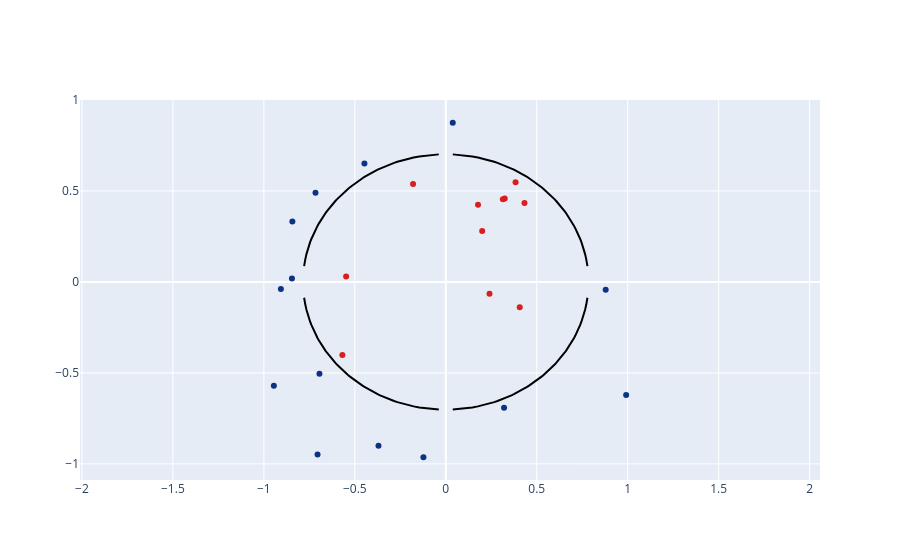

Write notebook code for a chart like this one.
### Markdown cell above
he line in this image is the *decision boundary*, such that things on one side are in the black set, and things on the other are in the yellow set.  Of course, it's linear.  If we were to move every point on that line back to the original data set, though, it wouldn't be.  By that, I mean that every point on that line in $(x^2,y^2)$ space, maps to (actually 4) points in the original space: $(\sqrt{x^2},\sqrt{y^2}),(-\sqrt{x^2},\sqrt{y^2}),(\sqrt{x^2},-\sqrt{y^2}),(-\sqrt{x^2},-\sqrt{y^2})$.  That looks like this:

### Code cell
import numpy as np
import plotly.graph_objects as go

# 1. Filter for valid points in the squared space
# The line is in x^2, y^2 space, so values must be >= 0 to map back to real x, y
valid_mask = (x_line >= 0) & (y_line >= 0)
x_sq_valid = x_line[valid_mask]
y_sq_valid = y_line[valid_mask]

# 2. Transform back to linear space (take square roots)
x_root = np.sqrt(x_sq_valid)
y_root = np.sqrt(y_sq_valid)

# 3. Create the 4 quadrants of the circle/ellipse
# Quadrant 1: (+x, +y)
q1_x, q1_y = x_root, y_root
# Quadrant 2: (-x, +y)
q2_x, q2_y = -x_root, y_root
# Quadrant 3: (-x, -y)
q3_x, q3_y = -x_root, -y_root
# Quadrant 4: (+x, -y)
q4_x, q4_y = x_root, -y_root

# 4. Plot the resulting shape
fig = go.Figure()

# Helper to add trace efficiently
def add_quadrant(fig, x, y, name):
    fig.add_trace(go.Scatter(
        x=x, y=y, 
        mode='lines', 
        line=dict(color='black', width=2),
        showlegend=False,
        name=name
    ))

add_quadrant(fig, q1_x, q1_y, "Q1")
add_quadrant(fig, q2_x, q2_y, "Q2")
add_quadrant(fig, q3_x, q3_y, "Q3")
add_quadrant(fig, q4_x, q4_y, "Q4")

fig.add_trace(go.Scatter(
    x=X[:, 0], 
    y=X[:, 1], 
    mode='markers',
    marker=dict(color=y, colorscale='Portland')
))

# Set aspect ratio to 1 so the circle doesn't look like an oval due to scaling
fig.update_layout(
    yaxis=dict(scaleanchor="x", scaleratio=1),
    showlegend=False
)

fig.show()
